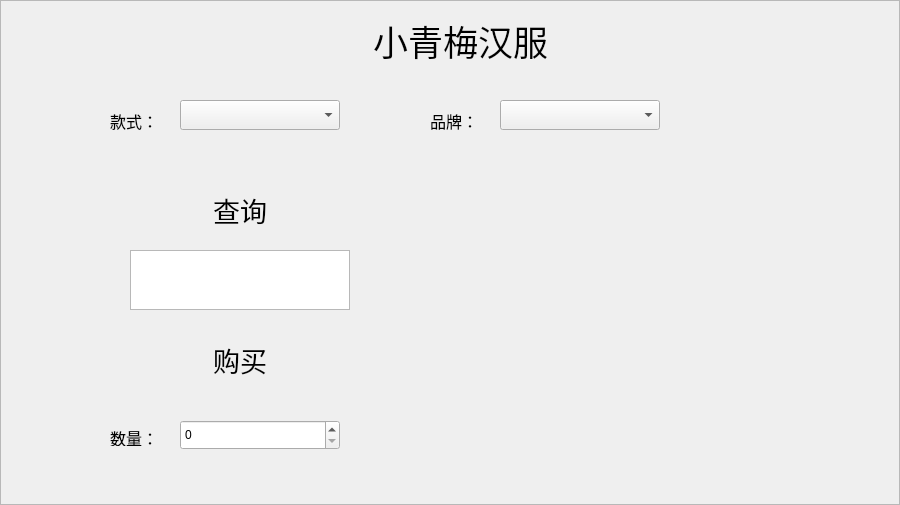
<?xml version="1.0" encoding="UTF-8"?>
<ui version="4.0">
 <class>Customer</class>
 <widget class="QWidget" name="Customer">
  <property name="geometry">
   <rect>
    <x>0</x>
    <y>0</y>
    <width>900</width>
    <height>505</height>
   </rect>
  </property>
  <property name="mouseTracking">
   <bool>false</bool>
  </property>
  <property name="windowTitle">
   <string>Form</string>
  </property>
  <property name="styleSheet">
   <string notr="true">QFrame#frame{
border-image: url(:/lantianlou.jpg);}</string>
  </property>
  <widget class="QFrame" name="frame">
   <property name="geometry">
    <rect>
     <x>0</x>
     <y>0</y>
     <width>900</width>
     <height>505</height>
    </rect>
   </property>
   <property name="frameShape">
    <enum>QFrame::StyledPanel</enum>
   </property>
   <property name="frameShadow">
    <enum>QFrame::Raised</enum>
   </property>
   <widget class="QLabel" name="label">
    <property name="geometry">
     <rect>
      <x>370</x>
      <y>10</y>
      <width>181</width>
      <height>61</height>
     </rect>
    </property>
    <property name="font">
     <font>
      <family>华文行楷</family>
      <pointsize>26</pointsize>
     </font>
    </property>
    <property name="text">
     <string>小青梅汉服</string>
    </property>
    <property name="alignment">
     <set>Qt::AlignCenter</set>
    </property>
   </widget>
   <widget class="QStackedWidget" name="stackedWidget">
    <property name="geometry">
     <rect>
      <x>90</x>
      <y>80</y>
      <width>741</width>
      <height>421</height>
     </rect>
    </property>
    <widget class="QWidget" name="page">
     <widget class="QLabel" name="label_2">
      <property name="geometry">
       <rect>
        <x>20</x>
        <y>30</y>
        <width>51</width>
        <height>21</height>
       </rect>
      </property>
      <property name="font">
       <font>
        <family>华文中宋</family>
        <pointsize>12</pointsize>
       </font>
      </property>
      <property name="text">
       <string>款式：</string>
      </property>
     </widget>
     <widget class="QLabel" name="label_3">
      <property name="geometry">
       <rect>
        <x>340</x>
        <y>30</y>
        <width>54</width>
        <height>21</height>
       </rect>
      </property>
      <property name="font">
       <font>
        <family>华文中宋</family>
        <pointsize>12</pointsize>
       </font>
      </property>
      <property name="text">
       <string>品牌：</string>
      </property>
     </widget>
     <widget class="QComboBox" name="Cus_queryTypeComboBox">
      <property name="geometry">
       <rect>
        <x>90</x>
        <y>20</y>
        <width>160</width>
        <height>30</height>
       </rect>
      </property>
     </widget>
     <widget class="QComboBox" name="Cus_queryBrandComboBox">
      <property name="geometry">
       <rect>
        <x>410</x>
        <y>20</y>
        <width>160</width>
        <height>30</height>
       </rect>
      </property>
     </widget>
     <widget class="QPushButton" name="Cus_queryPushButton">
      <property name="geometry">
       <rect>
        <x>40</x>
        <y>100</y>
        <width>220</width>
        <height>60</height>
       </rect>
      </property>
      <property name="font">
       <font>
        <family>华文行楷</family>
        <pointsize>20</pointsize>
       </font>
      </property>
      <property name="text">
       <string>查询</string>
      </property>
      <property name="flat">
       <bool>true</bool>
      </property>
     </widget>
     <widget class="QTableView" name="tableView">
      <property name="geometry">
       <rect>
        <x>40</x>
        <y>170</y>
        <width>220</width>
        <height>60</height>
       </rect>
      </property>
     </widget>
     <widget class="QLabel" name="imageLabel">
      <property name="geometry">
       <rect>
        <x>330</x>
        <y>60</y>
        <width>300</width>
        <height>360</height>
       </rect>
      </property>
      <property name="text">
       <string/>
      </property>
     </widget>
     <widget class="QPushButton" name="Cus_sellOkBtn">
      <property name="geometry">
       <rect>
        <x>40</x>
        <y>250</y>
        <width>220</width>
        <height>60</height>
       </rect>
      </property>
      <property name="font">
       <font>
        <family>华文行楷</family>
        <pointsize>20</pointsize>
       </font>
      </property>
      <property name="text">
       <string>购买</string>
      </property>
      <property name="flat">
       <bool>true</bool>
      </property>
     </widget>
     <widget class="QLabel" name="label_4">
      <property name="geometry">
       <rect>
        <x>20</x>
        <y>350</y>
        <width>54</width>
        <height>16</height>
       </rect>
      </property>
      <property name="font">
       <font>
        <family>华文中宋</family>
        <pointsize>12</pointsize>
       </font>
      </property>
      <property name="text">
       <string>数量：</string>
      </property>
     </widget>
     <widget class="QSpinBox" name="Cus_NumSpinBox">
      <property name="geometry">
       <rect>
        <x>90</x>
        <y>340</y>
        <width>160</width>
        <height>30</height>
       </rect>
      </property>
     </widget>
    </widget>
    <widget class="QWidget" name="page_2"/>
   </widget>
  </widget>
 </widget>
 <resources/>
 <connections/>
</ui>
